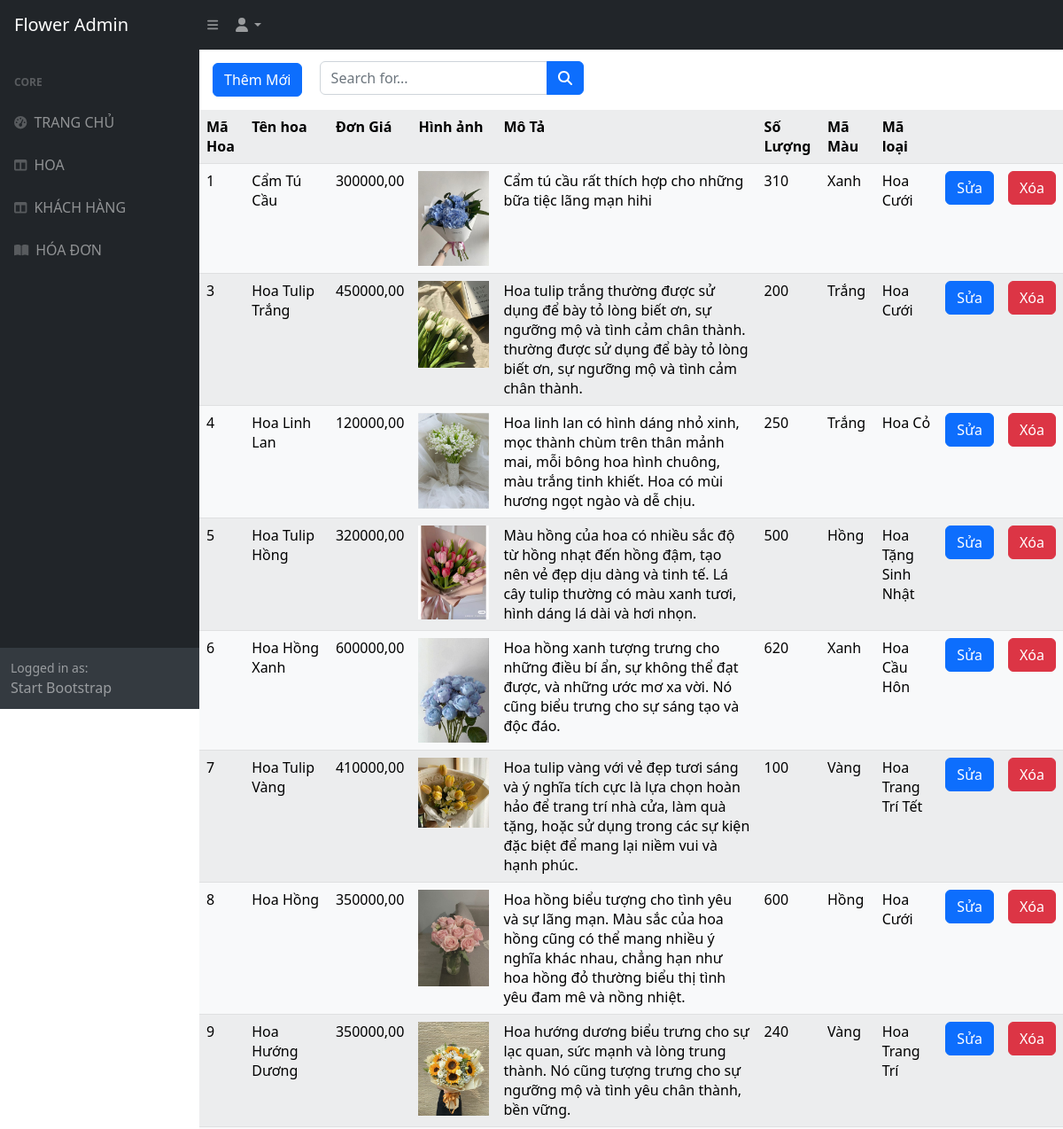
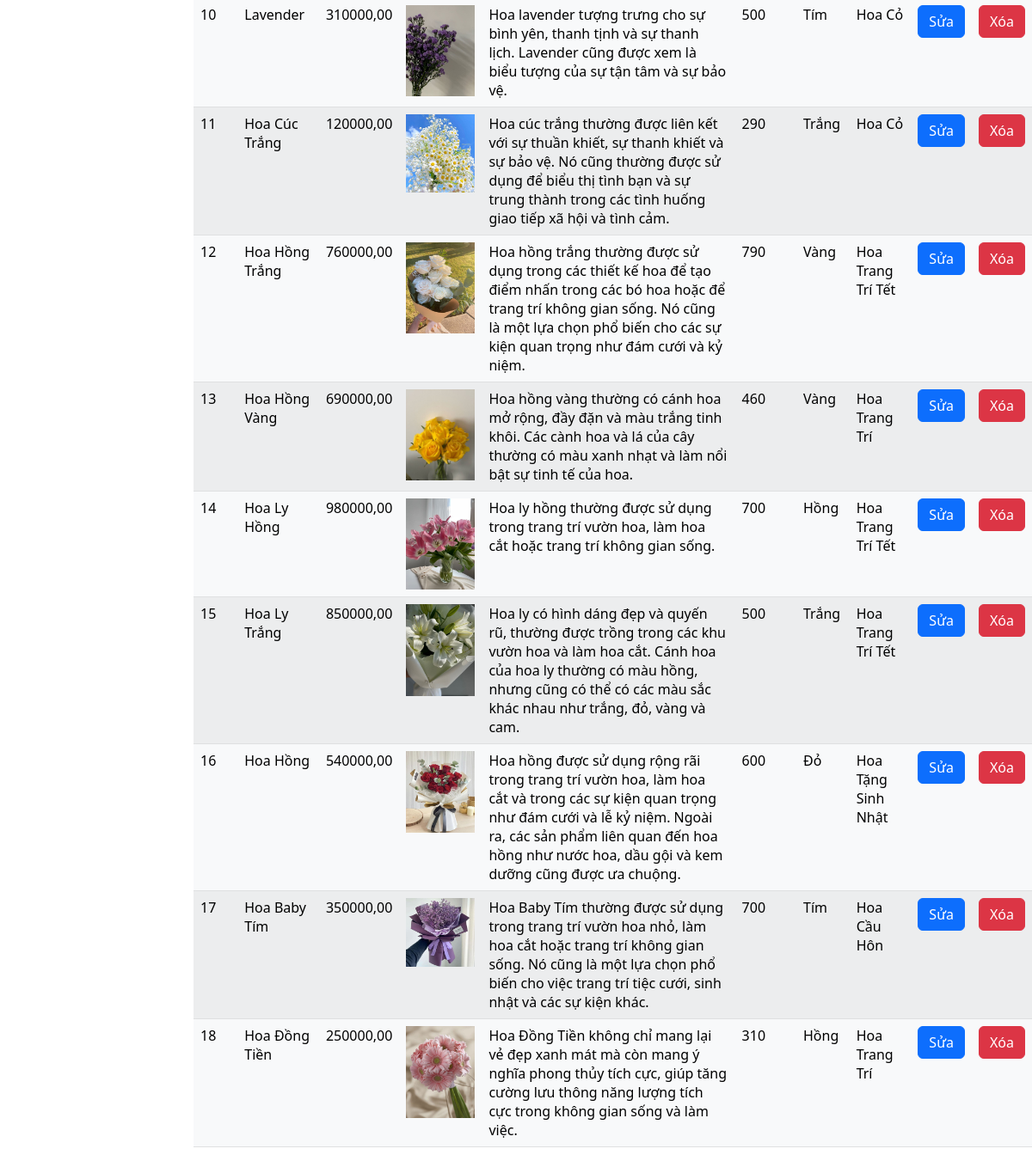
Page /hoa_list/ on the committed database (2 pictures, top to bottom).
### home/models.py (models this page shows, shortened)
class SanPham(models.Model):
    MaSP = models.AutoField(primary_key=True)
    TenSP = models.CharField(max_length=255)
    MoTa = models.CharField(max_length=500)
    SoLuong = models.PositiveIntegerField()
    DonGia = models.DecimalField(max_digits=10, decimal_places=2)
    HinhAnh = models.ImageField(upload_to='product')
    MaLoai = models.ForeignKey(Loai, on_delete=models.CASCADE)
    MaMau = models.ForeignKey(MauSac, on_delete=models.SET_NULL, null =True)

class MauSac(models.Model):
    MaMau = models.AutoField(primary_key=True)
    TenMau = models.CharField(max_length=100)
    def __str__(self):
            return self.TenMau

class Loai(models.Model):
    MaLoai = models.AutoField(primary_key=True)
    TenLoai = models.CharField(max_length=100)
    def __str__(self):
            return self.TenLoai

### home/views.py (the view)
# urls.py: path('hoa_list/', views.hoa_list, name='hoa_list'),
def hoa_list(request):
    item_sanpham = SanPham.objects.all()
    return render(request, 'QuanLy/hoa_list.html',{'item_sanpham':item_sanpham})

### home/templates/QuanLy/hoa_list.html (shortened to what this page needs)
{% extends "pages/layout_QL.html" %}
{% block content %}
{%load static %}
<div id="layoutSidenav_content">
    <main>
        <a class="btn btn-primary" href="{% url 'hoa_create' %}" style="margin:15px;">Thêm Mới</a>
        <form class="d-none d-md-inline-block form-inline ms-auto me-0 me-md-3 my-2 my-md-0" method="post" action="index.php?act=hoa">
            <div class="input-group">
                <input class="form-control" type="text" name="keyword" id="keyword" placeholder="Search for..." aria-label="Search for..." aria-describedby="btnNavbarSearch" />
                <button class="btn btn-primary" id="btnNavbarSearch" type="submit"><i class="fas fa-search" name="timkiem"></i></button>
            </div>
        </form>
        <table class="table table-light table-striped">
            <th>Mã Hoa</th>
            <th>Tên hoa</th>
            <th>Đơn Giá</th>
            <th>Hình ảnh</th>
            <th>Mô Tả</th>
            <th>Số Lượng</th>
            <th>Mã Màu</th>
            <th>Mã loại</th>
            <th></th>
            <th></th>
           {% for item in item_sanpham %}
            <tr>
                <td>{{item.MaSP}}</td>
                <td>{{item.TenSP}}</td>
                <td>{{item.DonGia}}</td>
                <td> <img src="{% static 'assets/images/' %}{{ item.HinhAnh }}" alt="" width="80px"></td>
                <td>{{item.MoTa}}</td>
                <td>{{item.SoLuong}}</td>
                <td>{{item.MaMau}}</td>
                <td>{{item.MaLoai}}</td>
                <td><a href="{% url 'hoa_update' masp=item.MaSP %}" class="btn btn-primary">Sửa</a>  </td>
                <td><a href="{% url 'hoa_delete' masp=item.MaSP %}" class="btn btn-danger">Xóa</a></td>
            </tr>
           {% endfor %}
        </table>
    </main>
</div>
{% endblock %}

### home/templates/pages/layout_QL.html (shortened to what this page needs)
<head>
    {%load static %}
    <link href="https://cdn.jsdelivr.net/npm/simple-datatables@7.1.2/dist/style.min.css" rel="stylesheet" />
    <link rel="stylesheet" href="{% static 'assets/css/styles.css' %}">
    <link href="https://cdn.jsdelivr.net/npm/bootstrap@5.3.3/dist/css/bootstrap.min.css" rel="stylesheet">
    <link rel="stylesheet" href="{% static 'assets/css/vendor/bootstrap.min.css' %}">
    <link rel="stylesheet" href="{% static 'assets/css/vendor/font.awesome.min.css' %}">
    <link rel="stylesheet" href="{% static 'assets/css/vendor/linearicons.min.css' %}">
    <link rel="stylesheet" href="{% static 'assets/css/plugins/swiper-bundle.min.css' %}">
    <link rel="stylesheet" href="{% static 'assets/css/plugins/animate.min.css' %}">
    <link rel="stylesheet" href="{% static 'assets/css/plugins/jquery-ui.min.css' %}">
    <link rel="stylesheet" href="{% static 'assets/css/plugins/nice-select.min.css' %}">
    <link rel="stylesheet" href="{% static 'assets/css/plugins/magnific-popup.css' %}">
</head>
<body class="sb-nav-fixed">
    <nav class="sb-topnav navbar navbar-expand navbar-dark bg-dark">
        <a class="navbar-brand ps-3" href="#">Flower Admin</a>
        <button class="btn btn-link btn-sm order-1 order-lg-0 me-4 me-lg-0" id="sidebarToggle" href="#!"><i class="fas fa-bars"></i></button>
        <ul class="navbar-nav ms-auto ms-md-0 me-3 me-lg-4">
            <li class="nav-item dropdown">
                <a class="nav-link dropdown-toggle" id="navbarDropdown" href="#" role="button" data-bs-toggle="dropdown" aria-expanded="false"><i class="fas fa-user fa-fw"></i></a>
            </li>
        </ul>
    </nav>
    <div id="layoutSidenav">
        <div id="layoutSidenav_nav">
            <nav class="sb-sidenav accordion sb-sidenav-dark" id="sidenavAccordion">
                <div class="sb-sidenav-menu">
                    <div class="nav">
                        <div class="sb-sidenav-menu-heading">Core</div>
                        <a class="nav-link" href="{% url 'quanly' %}">
                            <div class="sb-nav-link-icon"><i class="fas fa-tachometer-alt"></i></div>
                            TRANG CHỦ
                        </a>
                        <a class="nav-link" href="{% url 'hoa_list' %}">
                            <div class="sb-nav-link-icon"><i class="fas fa-columns"></i></div>
                            HOA
                        </a>
                        <a class="nav-link" href="{% url 'khachhang_list' %}">
                            <div class="sb-nav-link-icon"><i class="fas fa-columns"></i></div>
                            KHÁCH HÀNG
                        </a>
                        <a class="nav-link" href="{% url 'order_list' %}">
                            <div class="sb-nav-link-icon"><i class="fas fa-book-open"></i></div>
                            HÓA ĐƠN
                        </a>
                    </div>
                </div>
                <div class="sb-sidenav-footer">
                    <div class="small">Logged in as:</div>
                    Start Bootstrap
                </div>
            </nav>
        </div>
            {% block content %}
            {% endblock %}
    </div>
</body>

### rows in the picture
SanPham: MaSP "1", TenSP "Cẩm Tú Cầu", DonGia "300000,00", HinhAnh (picture), MoTa "Cẩm tú cầu rất thích hợp cho những bữa tiệc lãng mạn hihi", SoLuong "310", MaMau "Xanh", MaLoai "Hoa Cưới"
SanPham: MaSP "3", TenSP "Hoa Tulip Trắng", DonGia "450000,00", HinhAnh (picture), MoTa "Hoa tulip trắng thường được sử dụng để bày tỏ lòng biết ơn, sự ngưỡng mộ và tình cảm chân thành. thường được sử dụng để bày tỏ lòng biết ơn, sự ngưỡng mộ và tình cảm chân thành.", SoLuong "200", MaMau "Trắng", MaLoai "Hoa Cưới"
SanPham: MaSP "4", TenSP "Hoa Linh Lan", DonGia "120000,00", HinhAnh (picture), MoTa "Hoa linh lan có hình dáng nhỏ xinh, mọc thành chùm trên thân mảnh mai, mỗi bông hoa hình chuông, màu trắng tinh khiết. Hoa có mùi hương ngọt ngào và dễ chịu.", SoLuong "250", MaMau "Trắng", MaLoai "Hoa Cỏ"
SanPham: MaSP "5", TenSP "Hoa Tulip Hồng", DonGia "320000,00", HinhAnh (picture), MoTa "Màu hồng của hoa có nhiều sắc độ từ hồng nhạt đến hồng đậm, tạo nên vẻ đẹp dịu dàng và tinh tế. Lá cây tulip thường có màu xanh tươi, hình dáng lá dài và hơi nhọn.", SoLuong "500", MaMau "Hồng", MaLoai "Hoa Tặng Sinh Nhật"
SanPham: MaSP "6", TenSP "Hoa Hồng Xanh", DonGia "600000,00", HinhAnh (picture), MoTa "Hoa hồng xanh tượng trưng cho những điều bí ẩn, sự không thể đạt được, và những ước mơ xa vời. Nó cũng biểu trưng cho sự sáng tạo và độc đáo.", SoLuong "620", MaMau "Xanh", MaLoai "Hoa Cầu Hôn"
SanPham: MaSP "7", TenSP "Hoa Tulip Vàng", DonGia "410000,00", HinhAnh (picture), MoTa "Hoa tulip vàng với vẻ đẹp tươi sáng và ý nghĩa tích cực là lựa chọn hoàn hảo để trang trí nhà cửa, làm quà tặng, hoặc sử dụng trong các sự kiện đặc biệt để mang lại niềm vui và hạnh phúc.", SoLuong "100", MaMau "Vàng", MaLoai "Hoa Trang Trí Tết"
SanPham: MaSP "8", TenSP "Hoa Hồng", DonGia "350000,00", HinhAnh (picture), MoTa "Hoa hồng biểu tượng cho tình yêu và sự lãng mạn. Màu sắc của hoa hồng cũng có thể mang nhiều ý nghĩa khác nhau, chẳng hạn như hoa hồng đỏ thường biểu thị tình yêu đam mê và nồng nhiệt.", SoLuong "600", MaMau "Hồng", MaLoai "Hoa Cưới"
SanPham: MaSP "9", TenSP "Hoa Hướng Dương", DonGia "350000,00", HinhAnh (picture), MoTa "Hoa hướng dương biểu trưng cho sự lạc quan, sức mạnh và lòng trung thành. Nó cũng tượng trưng cho sự ngưỡng mộ và tình yêu chân thành, bền vững.", SoLuong "240", MaMau "Vàng", MaLoai "Hoa Trang Trí"
SanPham: MaSP "10", TenSP "Lavender", DonGia "310000,00", HinhAnh (picture), MoTa "Hoa lavender tượng trưng cho sự bình yên, thanh tịnh và sự thanh lịch. Lavender cũng được xem là biểu tượng của sự tận tâm và sự bảo vệ.", SoLuong "500", MaMau "Tím", MaLoai "Hoa Cỏ"
SanPham: MaSP "11", TenSP "Hoa Cúc Trắng", DonGia "120000,00", HinhAnh (picture), MoTa "Hoa cúc trắng thường được liên kết với sự thuần khiết, sự thanh khiết và sự bảo vệ. Nó cũng thường được sử dụng để biểu thị tình bạn và sự trung thành trong các tình huống giao tiếp xã hội và tình cảm.", SoLuong "290", MaMau "Trắng", MaLoai "Hoa Cỏ"
SanPham: MaSP "12", TenSP "Hoa Hồng Trắng", DonGia "760000,00", HinhAnh (picture), MoTa "Hoa hồng trắng thường được sử dụng trong các thiết kế hoa để tạo điểm nhấn trong các bó hoa hoặc để trang trí không gian sống. Nó cũng là một lựa chọn phổ biến cho các sự kiện quan trọng như đám cưới và kỷ niệm.", SoLuong "790", MaMau "Vàng", MaLoai "Hoa Trang Trí Tết"
SanPham: MaSP "13", TenSP "Hoa Hồng Vàng", DonGia "690000,00", HinhAnh (picture), MoTa "Hoa hồng vàng thường có cánh hoa mở rộng, đầy đặn và màu trắng tinh khôi. Các cành hoa và lá của cây thường có màu xanh nhạt và làm nổi bật sự tinh tế của hoa.", SoLuong "460", MaMau "Vàng", MaLoai "Hoa Trang Trí"
SanPham: MaSP "14", TenSP "Hoa Ly Hồng", DonGia "980000,00", HinhAnh (picture), MoTa "Hoa ly hồng thường được sử dụng trong trang trí vườn hoa, làm hoa cắt hoặc trang trí không gian sống.", SoLuong "700", MaMau "Hồng", MaLoai "Hoa Trang Trí Tết"
SanPham: MaSP "15", TenSP "Hoa Ly Trắng", DonGia "850000,00", HinhAnh (picture), MoTa "Hoa ly có hình dáng đẹp và quyến rũ, thường được trồng trong các khu vườn hoa và làm hoa cắt. Cánh hoa của hoa ly thường có màu hồng, nhưng cũng có thể có các màu sắc khác nhau như trắng, đỏ, vàng và cam.", SoLuong "500", MaMau "Trắng", MaLoai "Hoa Trang Trí Tết"
SanPham: MaSP "16", TenSP "Hoa Hồng", DonGia "540000,00", HinhAnh (picture), MoTa "Hoa hồng được sử dụng rộng rãi trong trang trí vườn hoa, làm hoa cắt và trong các sự kiện quan trọng như đám cưới và lễ kỷ niệm. Ngoài ra, các sản phẩm liên quan đến hoa hồng như nước hoa, dầu gội và kem dưỡng cũng được ưa chuộng.", SoLuong "600", MaMau "Đỏ", MaLoai "Hoa Tặng Sinh Nhật"
SanPham: MaSP "17", TenSP "Hoa Baby Tím", DonGia "350000,00", HinhAnh (picture), MoTa "Hoa Baby Tím thường được sử dụng trong trang trí vườn hoa nhỏ, làm hoa cắt hoặc trang trí không gian sống. Nó cũng là một lựa chọn phổ biến cho việc trang trí tiệc cưới, sinh nhật và các sự kiện khác.", SoLuong "700", MaMau "Tím", MaLoai "Hoa Cầu Hôn"
SanPham: MaSP "18", TenSP "Hoa Đồng Tiền", DonGia "250000,00", HinhAnh (picture), MoTa "Hoa Đồng Tiền không chỉ mang lại vẻ đẹp xanh mát mà còn mang ý nghĩa phong thủy tích cực, giúp tăng cường lưu thông năng lượng tích cực trong không gian sống và làm việc.", SoLuong "310", MaMau "Hồng", MaLoai "Hoa Trang Trí"
